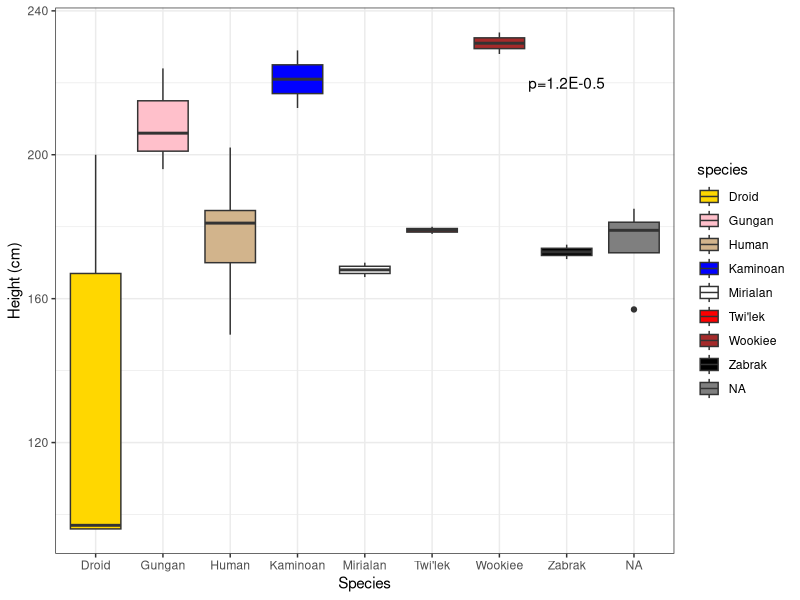

Source code (R):
## ---- chunk 1
library(dplyr)
library(tidyverse)
common_sw_species <- starwars %>%
  group_by(species) %>%
  count() %>%
  arrange(desc(n))%>%
  filter(n>1)
common_sw_species

 filteredsw<- starwars %>%
  filter(species %in% common_sw_species$species) %>%
  arrange(by=species) %>%
  select(1:11)
 filteredsw




## ---- chunk 2
library(tidyr)

filteredheight <- filteredsw[!is.na(filteredsw$height),] 
anyNA(filteredheight$height)
filteredheight

filteredheight2 <- filteredsw[complete.cases(filteredsw$height),] 
anyNA(filteredheight2$height)


heightsummary <- filteredheight %>%
  group_by(species) %>%
  summarize(MeanHeight=mean(height), MedianHeight=median(height), StandardDeviation=sd(height))
print(heightsummary)


## ---- chunk 3
library(ggplot2)
library(viridisLite)

p  <- ggplot(data = filteredheight, aes(y=height, x=species, fill=species)) + geom_boxplot() + xlab("Species") + ylab("Height (cm)") + scale_fill_manual(values=c("gold", "pink", "tan", "blue", "white", "red", "brown", "black", "green")) + theme_bw() + annotate("text", x=8, y=220, label="p=1.2E-0.5")


p


